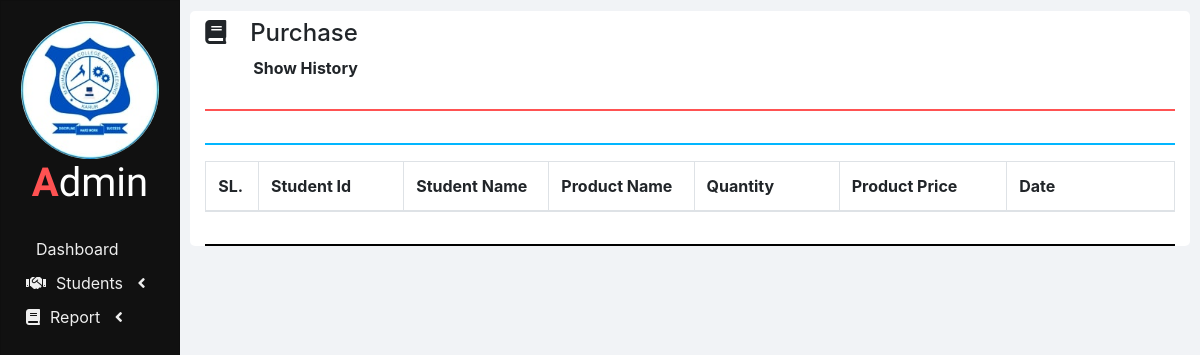
The page /purchase_report.php on the database as committed earlier.
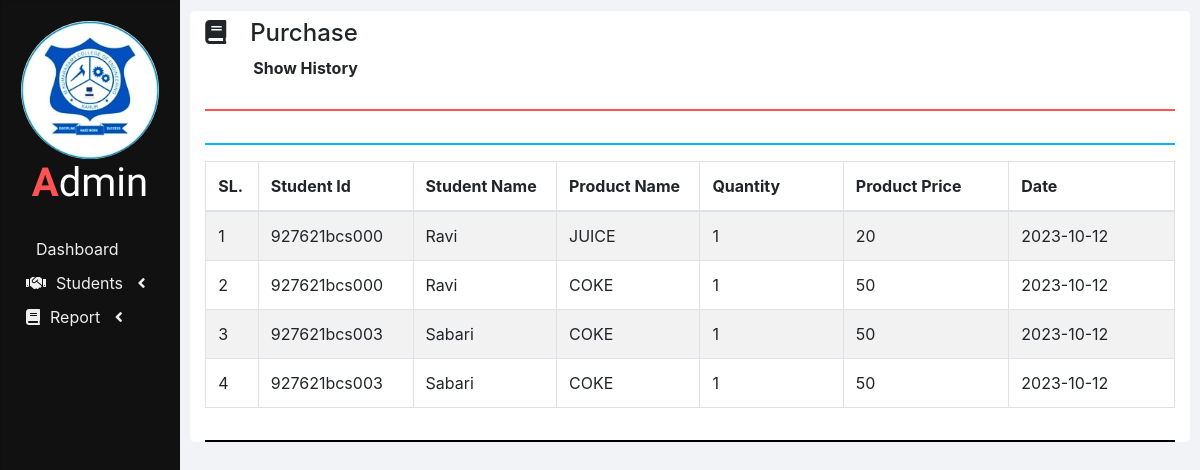
The same page on the database as committed later.
### tables this page shows
CREATE TABLE `purchase_history` (
  `no` int(100) NOT NULL,
  `id` varchar(50) NOT NULL,
  `name` varchar(50) NOT NULL,
  `product_name` varchar(50) NOT NULL,
  `product_price` int(50) NOT NULL,
  `product_quantity` int(50) NOT NULL,
  `date` date NOT NULL
);

### php/show_history.php (the view, shortened to what this page needs)
<?php
function showCustomers($id)
{
    require "db_connection.php";
    if ($con) {
        $seq_no = 0;
        $query = "SELECT * FROM purchase_history";
        $result = mysqli_query($con, $query);
        while ($row = mysqli_fetch_array($result)) {
            $seq_no++;
            if ($row['no'] == $id) {
                showEditOptionsRow($seq_no, $row);
            } else {
                showCustomerRow($seq_no, $row);
            }
        }
    }
}
function showCustomerRow($seq_no, $row)
{
    ?>
    <tr>
        <td><?php echo $row['no'] ?></td>
        <td><?php echo $row['id']; ?></td>
        <td><?php echo $row['name']; ?></td>
        <td><?php echo $row['product_name']; ?></td>
        <td><?php echo $row['product_quantity']; ?></td>
        <td><?php echo $row['product_price']; ?></td>
        <td><?php echo $row['date']; ?></td>
    </tr>
    <?php
}
    ?>

Rows that differ between the two databases and show on the page:
added purchase_history: no "1", id "927621bcs000", name "Ravi", product_name "JUICE", product_quantity "1", product_price "20", date "2023-10-12"
added purchase_history: no "2", id "927621bcs000", name "Ravi", product_name "COKE", product_quantity "1", product_price "50", date "2023-10-12"
added purchase_history: no "3", id "927621bcs003", name "Sabari", product_name "COKE", product_quantity "1", product_price "50", date "2023-10-12"
added purchase_history: no "4", id "927621bcs003", name "Sabari", product_name "COKE", product_quantity "1", product_price "50", date "2023-10-12"
